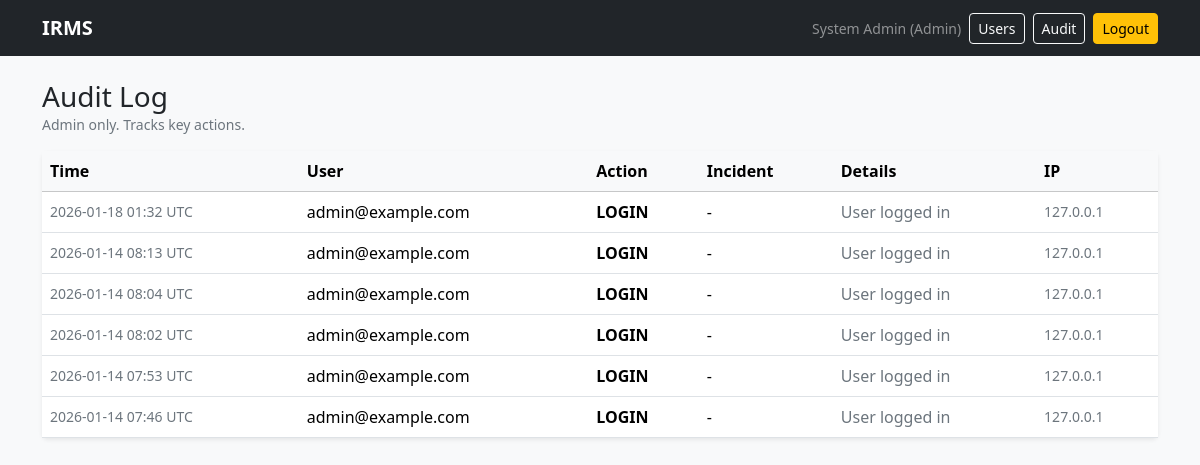
The page /admin/audit (signed in) on the database its author committed.
### app.py (models this page shows, shortened)
class User(db.Model, UserMixin):
    __tablename__ = "users"
    id = db.Column(db.Integer, primary_key=True)
    full_name = db.Column(db.String(120), nullable=False)
    email = db.Column(db.String(160), unique=True, nullable=False, index=True)
    password_hash = db.Column(db.String(255), nullable=False)
    role = db.Column(db.String(20), nullable=False, default="Reporter")  # Admin | Analyst | Reporter
    is_active = db.Column(db.Boolean, nullable=False, default=True)
    created_at = db.Column(db.DateTime, nullable=False, default=datetime.utcnow)

class AuditLog(db.Model):
    __tablename__ = "audit_logs"
    id = db.Column(db.Integer, primary_key=True)
    user_id = db.Column(db.Integer, db.ForeignKey("users.id"), nullable=True)
    incident_id = db.Column(db.Integer, db.ForeignKey("incidents.id"), nullable=True)
    action = db.Column(db.String(80), nullable=False)
    details = db.Column(db.String(500), nullable=True)
    ip_address = db.Column(db.String(80), nullable=True)
    user_agent = db.Column(db.String(255), nullable=True)
    created_at = db.Column(db.DateTime, nullable=False, default=datetime.utcnow)
    user = db.relationship("User", foreign_keys=[user_id])

### app.py (the view)
        def wrapper(*args, **kwargs):
            if not current_user.is_authenticated:
                return login_manager.unauthorized()
            if current_user.role not in roles:
                abort(403)
            return fn(*args, **kwargs)

### app.py (called while the page is built)
def require_role(*roles):
    def decorator(fn):
        def wrapper(*args, **kwargs):
            if not current_user.is_authenticated:
                return login_manager.unauthorized()
            if current_user.role not in roles:
                abort(403)
            return fn(*args, **kwargs)
        wrapper.__name__ = fn.__name__
        return wrapper
    return decorator

@login_manager.user_loader
def load_user(user_id):
    return db.session.get(User, int(user_id))

@app.get("/admin/audit")
@login_required
@require_role("Admin")
def audit_log():
    page = int(request.args.get("page", 1))
    per_page = 20
    query = AuditLog.query.order_by(AuditLog.created_at.desc())
    pagination = query.paginate(page=page, per_page=per_page, error_out=False)
    return render_template("audit.html", logs=pagination.items, pagination=pagination)

### templates/audit.html (shortened to what this page needs)
{% extends "base.html" %}
{% block content %}
<div class="mb-3">
  <h3 class="mb-0">Audit Log</h3>
  <div class="text-secondary small">Admin only. Tracks key actions.</div>
</div>
<div class="card border-0 shadow-sm">
  <div class="table-responsive">
    <table class="table mb-0 align-middle">
      <thead class="table-light">
        <tr>
          <th>Time</th><th>User</th><th>Action</th><th>Incident</th><th>Details</th><th>IP</th>
        </tr>
      </thead>
      <tbody>
        {% for a in logs %}
        <tr>
          <td class="text-secondary small">{{ a.created_at.strftime("%Y-%m-%d %H:%M UTC") }}</td>
          <td>{{ a.user.email if a.user else "System" }}</td>
          <td class="fw-semibold">{{ a.action }}</td>
          <td>{% if a.incident_id %}#{{ a.incident_id }}{% else %}-{% endif %}</td>
          <td class="text-secondary">{{ a.details or "" }}</td>
          <td class="text-secondary small">{{ a.ip_address or "" }}</td>
        </tr>
        {% endfor %}
      </tbody>
    </table>
  </div>
</div>
{% endblock %}

### templates/base.html (shortened to what this page needs)
<!doctype html>
<html lang="en">
<head>
  <link href="https://cdn.jsdelivr.net/npm/bootstrap@5.3.3/dist/css/bootstrap.min.css" rel="stylesheet">
</head>
<body class="bg-light">
<nav class="navbar navbar-expand-lg navbar-dark bg-dark">
  <div class="container">
    <a class="navbar-brand fw-semibold" href="{{ url_for('dashboard') }}">IRMS</a>
    <div class="d-flex gap-2 align-items-center">
      {% if current_user.is_authenticated %}
        <span class="text-white-50 small">
          {{ current_user.full_name }} ({{ current_user.role }})
        </span>
        {% if current_user.role == 'Admin' %}
          <a class="btn btn-sm btn-outline-light" href="{{ url_for('users') }}">Users</a>
          <a class="btn btn-sm btn-outline-light" href="{{ url_for('audit_log') }}">Audit</a>
        {% endif %}
        <form method="post" action="{{ url_for('logout') }}" class="d-inline">
          <button class="btn btn-sm btn-warning">Logout</button>
        </form>
      {% endif %}
    </div>
  </div>
</nav>
<main class="container py-4">
  {% block content %}{% endblock %}
</main>
</body>
</html>

### rows shown on the page
User: full_name "System Admin", role "Admin"
AuditLog: created_at "2026-01-18 01:32 UTC", user "admin@example.com", action "LOGIN", details "User logged in", ip_address "127.0.0.1"
AuditLog: created_at "2026-01-14 08:13 UTC", user "admin@example.com", action "LOGIN", details "User logged in", ip_address "127.0.0.1"
AuditLog: created_at "2026-01-14 08:04 UTC", user "admin@example.com", action "LOGIN", details "User logged in", ip_address "127.0.0.1"
AuditLog: created_at "2026-01-14 08:02 UTC", user "admin@example.com", action "LOGIN", details "User logged in", ip_address "127.0.0.1"
AuditLog: created_at "2026-01-14 07:53 UTC", user "admin@example.com", action "LOGIN", details "User logged in", ip_address "127.0.0.1"
AuditLog: created_at "2026-01-14 07:46 UTC", user "admin@example.com", action "LOGIN", details "User logged in", ip_address "127.0.0.1"
